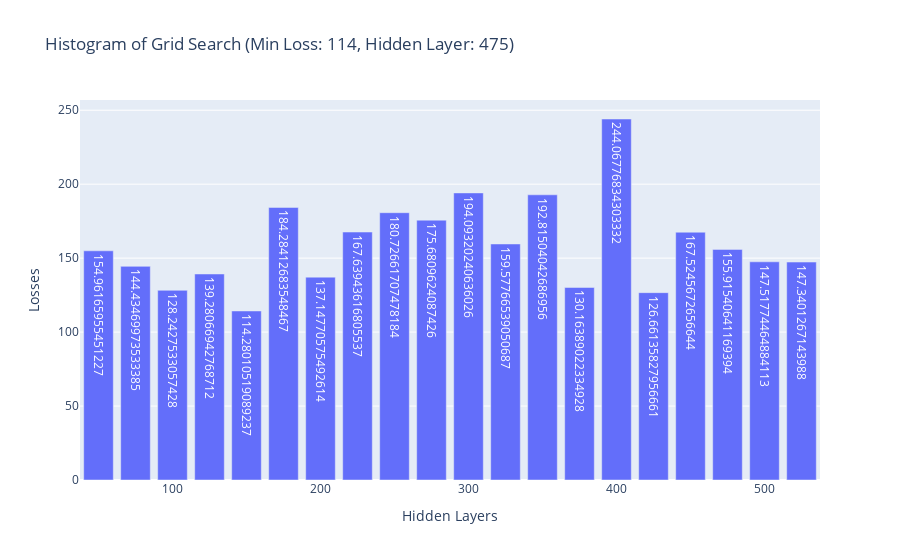

Source (notebook cell):
### Code cell
import plotly.express as px

fig = px.bar(
    x=list(range(50,526,25)), y=all_loss, title=f"Histogram of Grid Search (Min Loss: {int(min(all_loss))}, Hidden Layer: {list(range(50,526,25))[np.argmin(scores)]})",
    text = all_loss,
    labels = {'x':'Hidden Layers',
              'y': 'Losses'}
)
fig.show()

### Figure 1 — Plotly figure (JSON) as saved in the notebook; plotly's stock layout.template omitted (floating-point values rounded to 4 significant figures)
{"data": [{"alignmentgroup": "True", "hovertemplate": "Hidden Layers=%{x}<br>Losses=%{y}<br>text=%{text}<extra></extra>", "legendgroup": "", "marker": {"color": "#636efa"}, "name": "", "offsetgroup": "", "orientation": "v", "showlegend": false, "text": [155.0, 144.4, 128.2, 139.3, 114.3, 184.3, 137.1, 167.6, 180.7, 175.7, 194.1, 159.6, 192.8, 130.2, 244.1, 126.7, 167.5, 155.9, 147.5, 147.3], "textposition": "auto", "type": "bar", "x": [50, 75, 100, 125, 150, 175, 200, 225, 250, 275, 300, 325, 350, 375, 400, 425, 450, 475, 500, 525], "xaxis": "x", "y": [155.0, 144.4, 128.2, 139.3, 114.3, 184.3, 137.1, 167.6, 180.7, 175.7, 194.1, 159.6, 192.8, 130.2, 244.1, 126.7, 167.5, 155.9, 147.5, 147.3], "yaxis": "y"}], "layout": {"barmode": "relative", "legend": {"tracegroupgap": 0}, "title": {"text": "Histogram of Grid Search (Min Loss: 114, Hidden Layer: 475)"}, "xaxis": {"anchor": "y", "domain": [0, 1], "title": {"text": "Hidden Layers"}}, "yaxis": {"anchor": "x", "domain": [0, 1], "title": {"text": "Losses"}}}}
